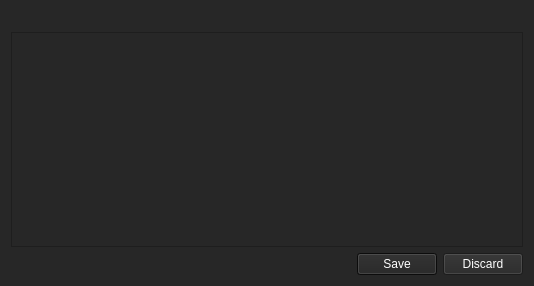
<?xml version="1.0" encoding="UTF-8"?>
<ui version="4.0">
 <class>Form</class>
 <widget class="QWidget" name="Form">
  <property name="geometry">
   <rect>
    <x>0</x>
    <y>0</y>
    <width>534</width>
    <height>286</height>
   </rect>
  </property>
  <property name="font">
   <font>
    <family>Arial</family>
    <pointsize>10</pointsize>
   </font>
  </property>
  <property name="windowTitle">
   <string>Form</string>
  </property>
  <property name="styleSheet">
   <string notr="true">background-color: rgb(39, 39, 39);
color: rgb(255, 255, 255);
alternate-background-color: rgb(39, 39, 39);
selection-background-color: rgb(15, 15, 15);</string>
  </property>
  <layout class="QVBoxLayout" name="verticalLayout_2">
   <item>
    <widget class="QLabel" name="Type_label">
     <property name="font">
      <font>
       <family>Arial</family>
       <pointsize>10</pointsize>
      </font>
     </property>
     <property name="text">
      <string/>
     </property>
    </widget>
   </item>
   <item>
    <widget class="QPlainTextEdit" name="TextEdit">
     <property name="minimumSize">
      <size>
       <width>150</width>
       <height>100</height>
      </size>
     </property>
     <property name="baseSize">
      <size>
       <width>150</width>
       <height>100</height>
      </size>
     </property>
     <property name="font">
      <font>
       <family>Arial</family>
       <pointsize>10</pointsize>
      </font>
     </property>
    </widget>
   </item>
   <item>
    <widget class="QDialogButtonBox" name="buttonBox">
     <property name="font">
      <font>
       <family>Arial Black</family>
       <pointsize>11</pointsize>
       <weight>75</weight>
       <bold>true</bold>
      </font>
     </property>
     <property name="styleSheet">
      <string notr="true">color: rgb(255, 255, 255);</string>
     </property>
     <property name="orientation">
      <enum>Qt::Horizontal</enum>
     </property>
     <property name="standardButtons">
      <set>QDialogButtonBox::Discard|QDialogButtonBox::Save</set>
     </property>
    </widget>
   </item>
  </layout>
 </widget>
 <resources/>
 <connections/>
</ui>
